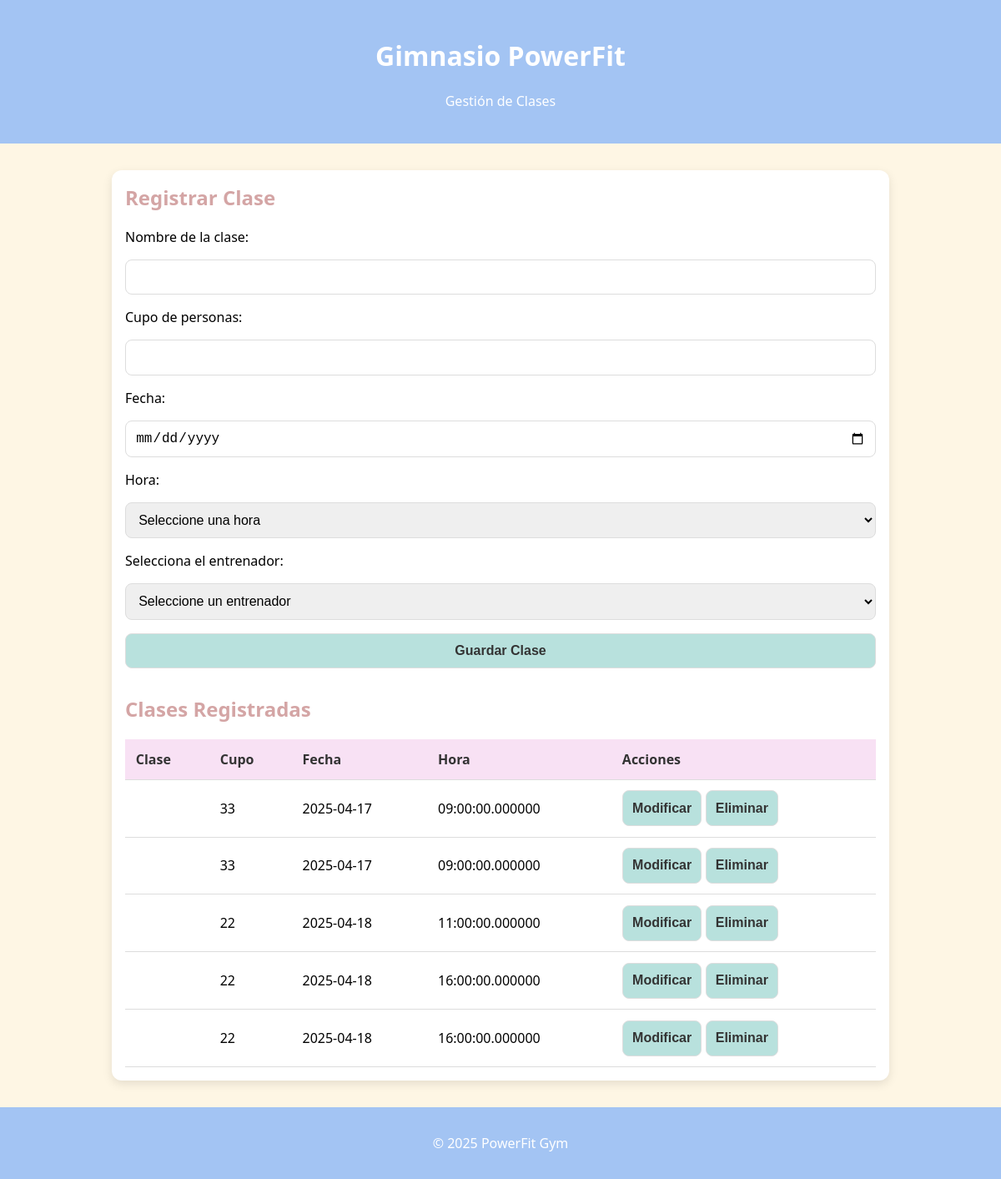
The app's page /clases/formulario_clases.php, older data.
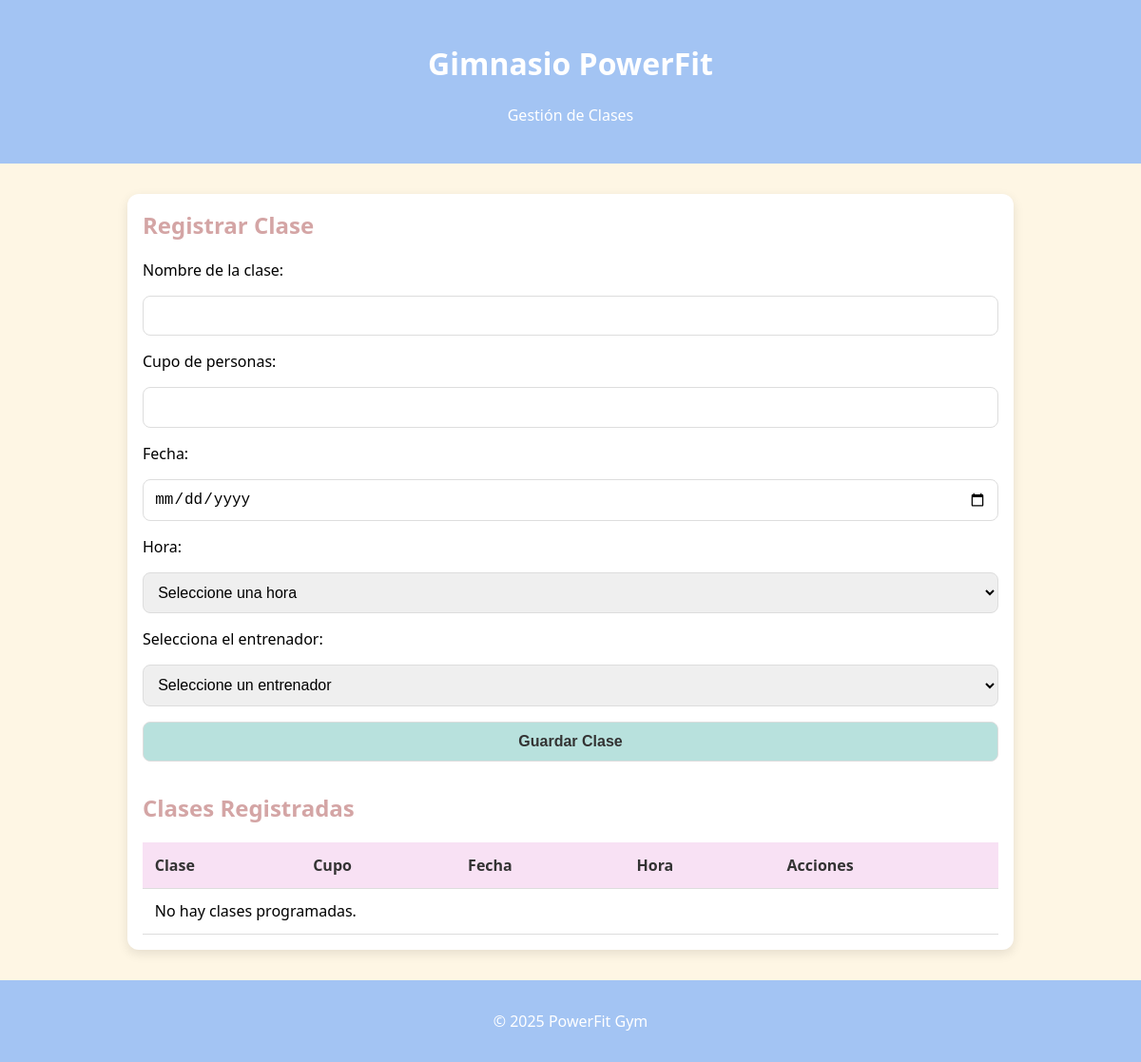
The same page, newer data.
### tables this page shows
CREATE TABLE `clases` (
  `id_clases` int(10) NOT NULL,
  `nombre` varchar(20) NOT NULL,
  `hora` time(6) NOT NULL,
  `cupo_max` int(10) NOT NULL,
  `fecha` date NOT NULL,
  `id_entrenador` int(10) NOT NULL
);

### clases/formulario_clases.php (the view, shortened to what this page needs)
<?php
include '../conexion.php';
$consulta = "SELECT * FROM clases ORDER BY fecha, hora";
$resultado = mysqli_query($con, $consulta);
?>
<!DOCTYPE html>
<html lang="es">
<head>
</head>
<body>
    <header>
        <h1>Gimnasio PowerFit</h1>
        <p>Gestión de Clases</p>
    </header>
    <main>
        <section class="formulario">
            <h2>Registrar Clase</h2>
            <form action="formulario_clases.php" method="POST">
                <label for="clase">Nombre de la clase:</label>
                <input type="text" name="clase" required>
                <label for="cupo_max">Cupo de personas:</label>
                <input type="number" name="cupo_max" required>
                <label for="fecha">Fecha:</label>
                <input type="date" name="fecha" required>
                <label for="hora">Hora:</label>
                <select name="hora" required>
                    <option value="">Seleccione una hora</option>
                </select>
                <label for="entrenador">Selecciona el entrenador:</label>
                <select name="entrenador" required>
                    <option value="">Seleccione un entrenador</option>
                </select>
                <button type="submit">Guardar Clase</button>
            </form>
        </section>
        <section class="lista">
            <h2>Clases Registradas</h2>
            <table>
                <thead>
                    <tr>
                        <th>Clase</th>
                        <th>Cupo</th>
                        <th>Fecha</th>
                        <th>Hora</th>
                        <th>Acciones</th>
                    </tr>
                </thead>
                <tbody>
                    <?php
                    if ($resultado && mysqli_num_rows($resultado) > 0) {
                        foreach ($resultado as $fila) {
                            echo "<tr>
                                <td>{$fila['clase']}</td>
                                <td>{$fila['cupo_max']}</td>
                                <td>{$fila['fecha']}</td>
                                <td>{$fila['hora']}</td>
                                <td>
                                    <form action='modificar_clases.php' method='POST' style='display:inline'>
                                        <input type='hidden' name='id_clases' value='{$fila['id_clases']}'>
                                        <button type='submit'>Modificar</button>
                                    </form>
                                    <form action='eliminar_clases.php' method='POST' style='display:inline' onsubmit='return confirm(\"¿Estás seguro?\")'>
                                        <input type='hidden' name='id_clases' value='{$fila['id_clases']}'>
                                        <button type='submit' class='danger'>Eliminar</button>
                                    </form>
                                </td>
                            </tr>";
                        }
                    } else {
                        echo "<tr><td colspan='5'>No hay clases programadas.</td></tr>";
                    }
                    ?>
                </tbody>
            </table>
        </section>
    </main>
    <footer>
        <p>&copy; 2025 PowerFit Gym</p>
    </footer>
</body>
</html>

Row changes from the older to the newer data that the page shows:
removed clases: cupo_max "33", fecha "2025-04-17", hora "09:00:00.000000"
removed clases: cupo_max "33", fecha "2025-04-17", hora "09:00:00.000000"
removed clases: cupo_max "22", fecha "2025-04-18", hora "11:00:00.000000"
removed clases: cupo_max "22", fecha "2025-04-18", hora "16:00:00.000000"
removed clases: cupo_max "22", fecha "2025-04-18", hora "16:00:00.000000"
Text that changed along with them:
text now shown: "No hay clases programadas."
